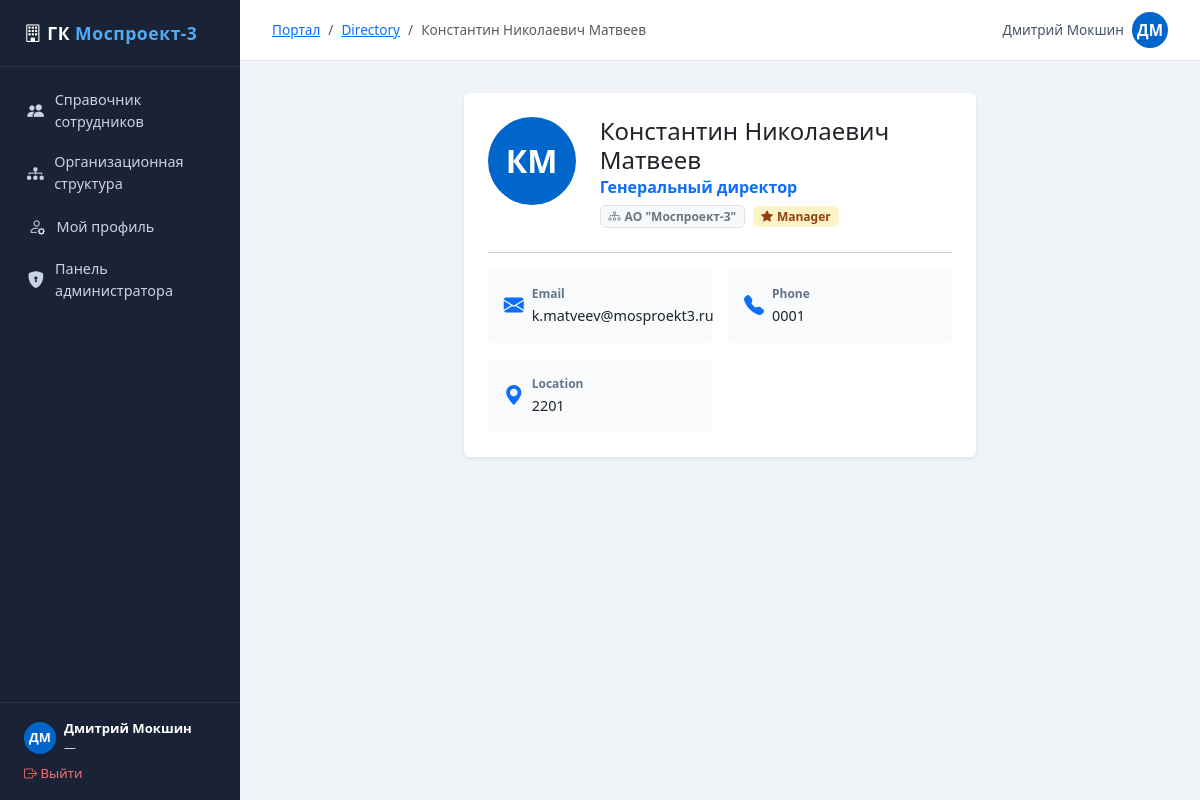
/employee/14/ (signed in), run on the app's committed database.
### employees/models.py (models this page shows, shortened)
class EmployeeProfile(models.Model):
    user = models.OneToOneField(User, on_delete=models.CASCADE, related_name='profile')
    department = models.ForeignKey(
        Department, null=True, blank=True,
        on_delete=models.SET_NULL,
        related_name='employees',
    )
    middle_name = models.CharField(max_length=100, blank=True)
    job_title = models.CharField(max_length=200, blank=True)
    phone = models.CharField(max_length=50, blank=True)
    mobile = models.CharField(max_length=50, blank=True)
    location = models.CharField(max_length=200, blank=True)
    bio = models.TextField(blank=True)
    avatar = models.ImageField(upload_to='avatars/', null=True, blank=True)
    is_manager = models.BooleanField(default=False)
    def display_name(self):
        parts = [self.user.first_name, self.middle_name, self.user.last_name]
        full = ' '.join(p for p in parts if p)
        return full or self.user.username

class Department(models.Model):
    name = models.CharField(max_length=200)
    parent = models.ForeignKey(
        'self', null=True, blank=True,
        on_delete=models.SET_NULL,
        related_name='children',
    )
    description = models.TextField(blank=True)
    order = models.PositiveIntegerField(default=0)
    class Meta:
        ordering = ['order', 'name']

### employees/views.py (the view)
# urls.py: path('employee/<int:pk>/', views.employee_detail, name='employee_detail'),
@login_required
def employee_detail(request, pk):
    employee = get_object_or_404(User, pk=pk)
    profile = _get_or_create_profile(employee)
    return render(request, 'employees/employee_detail.html', {
        'employee': employee,
        'profile': profile,
    })

### employees/views.py (called while the page is built)
def _get_or_create_profile(user):
    profile, _ = EmployeeProfile.objects.get_or_create(user=user)
    return profile

### employees/templates/employees/employee_detail.html (shortened to what this page needs)
{% extends "employees/base.html" %}
{% block breadcrumb_items %}
<li class="breadcrumb-item"><a href="{% url 'directory' %}">Directory</a></li>
<li class="breadcrumb-item active">{{ profile.display_name }}</li>
{% endblock %}
{% block content %}
<div class="row justify-content-center">
  <div class="col-lg-7">
    <div class="card border-0 shadow-sm">
      <div class="card-body p-4">
        <div class="d-flex align-items-start gap-4 mb-4">
          <div class="avatar-circle avatar-lg flex-shrink-0">
            {% if profile.avatar %}
              <img src="{{ profile.avatar.url }}" alt="">
            {% else %}
              {{ employee.first_name|first|upper }}{{ employee.last_name|first|upper }}
            {% endif %}
          </div>
          <div>
            <h4 class="mb-0">{{ profile.display_name }}</h4>
            <p class="text-primary fw-semibold mb-1">{{ profile.job_title|default:"—" }}</p>
            {% if profile.department %}
            <span class="badge bg-light text-secondary border">
              <i class="bi bi-diagram-3 me-1"></i>{{ profile.department.name }}
            </span>
            {% endif %}
            {% if profile.is_manager %}
            <span class="badge ms-1" style="background:#fef3c7;color:#92400e;">
              <i class="bi bi-star-fill me-1"></i>Manager
            </span>
            {% endif %}
          </div>
        </div>
        <hr>
        <div class="row g-3">
          {% if employee.email %}
          <div class="col-md-6">
            <div class="d-flex align-items-center gap-2 p-3 rounded" style="background:#f8fafc;">
              <i class="bi bi-envelope-fill text-primary fs-5"></i>
              <div>
                <div style="font-size:.75rem;color:#64748b;font-weight:600;">Email</div>
                <a href="mailto:{{ employee.email }}" class="text-dark text-decoration-none" style="font-size:.9rem;">{{ employee.email }}</a>
              </div>
            </div>
          </div>
          {% endif %}
          {% if profile.phone %}
          <div class="col-md-6">
            <div class="d-flex align-items-center gap-2 p-3 rounded" style="background:#f8fafc;">
              <i class="bi bi-telephone-fill text-primary fs-5"></i>
              <div>
                <div style="font-size:.75rem;color:#64748b;font-weight:600;">Phone</div>
                <a href="tel:{{ profile.phone }}" class="text-dark text-decoration-none" style="font-size:.9rem;">{{ profile.phone }}</a>
              </div>
            </div>
          </div>
          {% endif %}
          {% if profile.location %}
          <div class="col-md-6">
            <div class="d-flex align-items-center gap-2 p-3 rounded" style="background:#f8fafc;">
              <i class="bi bi-geo-alt-fill text-primary fs-5"></i>
              <div>
                <div style="font-size:.75rem;color:#64748b;font-weight:600;">Location</div>
                <span style="font-size:.9rem;">{{ profile.location }}</span>
              </div>
            </div>
          </div>
          {% endif %}
        </div>
      </div>
    </div>
  </div>
</div>
{% endblock %}

### employees/templates/employees/base.html (shortened to what this page needs)
<!DOCTYPE html>
<html lang="en" data-bs-theme="light">
<head>
  <link rel="stylesheet" href="https://cdn.jsdelivr.net/npm/bootstrap@5.3.3/dist/css/bootstrap.min.css">
  <link rel="stylesheet" href="https://cdn.jsdelivr.net/npm/bootstrap-icons@1.11.3/font/bootstrap-icons.min.css">
</head>
<body>
<div class="sidebar">
  <div class="sidebar-logo"><i class="bi bi-building"></i> ГК <span>Моспроект-3</span></div>
  <nav class="sidebar-nav">
    <a href="{% url 'directory' %}" class="{% if request.resolver_match.url_name == 'directory' %}active{% endif %}">
      <i class="bi bi-people-fill"></i> Справочник сотрудников
    </a>
    <a href="{% url 'org_tree' %}" class="{% if request.resolver_match.url_name == 'org_tree' %}active{% endif %}">
      <i class="bi bi-diagram-3-fill"></i> Организационная структура
    </a>
    {% if user.is_authenticated %}
    <a href="{% url 'profile_edit' %}" class="{% if request.resolver_match.url_name == 'profile_edit' %}active{% endif %}">
      <i class="bi bi-person-gear"></i> Мой профиль
    </a>
    {% endif %}
    {% if user.is_staff %}
    <a href="/admin/">
      <i class="bi bi-shield-lock-fill"></i> Панель администратора
    </a>
    {% endif %}
  </nav>
  <div class="sidebar-footer">
    {% if user.is_authenticated %}
    <div class="d-flex align-items-center gap-2 mb-2">
      <div class="avatar-circle" style="width:32px;height:32px;font-size:.8rem;">
        {% if user.profile.avatar %}
          <img src="{{ user.profile.avatar.url }}" alt="">
        {% else %}
          {{ user.first_name|first|upper }}{{ user.last_name|first|upper }}
        {% endif %}
      </div>
      <div style="min-width:0">
        <div style="font-size:.82rem;color:#fff;font-weight:600;white-space:nowrap;overflow:hidden;text-overflow:ellipsis">
          {{ user.get_full_name|default:user.username }}
        </div>
        <div style="font-size:.74rem;">{{ user.profile.job_title|default:"—" }}</div>
      </div>
    </div>
    <a href="{% url 'logout' %}" style="color:#f87171;font-size:.82rem;text-decoration:none;">
      <i class="bi bi-box-arrow-right"></i> Выйти
    </a>
    {% endif %}
  </div>
</div>
<div class="main-content">
  <div class="topbar">
    <div>
      {% block breadcrumb %}
      <nav aria-label="breadcrumb">
        <ol class="breadcrumb mb-0" style="font-size:.85rem;">
          <li class="breadcrumb-item"><a href="{% url 'directory' %}">Портал</a></li>
          {% block breadcrumb_items %}{% endblock %}
        </ol>
      </nav>
      {% endblock %}
    </div>
    <div>
      {% if user.is_authenticated %}
      <a href="{% url 'profile_edit' %}" class="text-decoration-none d-flex align-items-center gap-2">
        <span style="font-size:.85rem;color:#475569;">{{ user.get_full_name|default:user.username }}</span>
        <div class="avatar-circle" style="width:36px;height:36px;">
          {% if user.profile.avatar %}
            <img src="{{ user.profile.avatar.url }}" alt="">
          {% else %}
            {{ user.first_name|first|upper }}{{ user.last_name|first|upper }}
          {% endif %}
        </div>
      </a>
      {% endif %}
    </div>
  </div>
  <div class="page-body">
    {% block content %}{% endblock %}
  </div>
</div>
</body>
</html>

### employees/templates/employees/base.html (style rules this page uses)
:root { --portal-blue: #0066cc; --portal-sidebar: #1a2236; --portal-sidebar-text: #c8d3e8; }
body { background: #f0f4f8; min-height: 100vh; }
.sidebar { width: 240px; min-height: 100vh; background: var(--portal-sidebar); position: fixed; top: 0; left: 0; z-index: 100; display: flex; flex-direction: column; }
.sidebar-logo { padding: 1.25rem 1.5rem; border-bottom: 1px solid rgba(255,255,255,.08); font-size: 1.1rem; font-weight: 700; color: #fff; letter-spacing: .03em; }
.sidebar-logo span { color: #4dabf7; }
.sidebar-nav { padding: .75rem 0; flex: 1; }
.sidebar-nav a { display: flex; align-items: center; gap: .65rem; padding: .6rem 1.5rem; color: var(--portal-sidebar-text); text-decoration: none; font-size: .9rem; border-left: 3px solid transparent; transition: background .15s, color .15s; }
.sidebar-nav a i { font-size: 1.05rem; width: 1.2rem; text-align: center; }
.sidebar-footer { padding: 1rem 1.5rem; border-top: 1px solid rgba(255,255,255,.08); font-size: .82rem; color: var(--portal-sidebar-text); }
.main-content { margin-left: 240px; padding: 0; }
.topbar { background: #fff; border-bottom: 1px solid #e2e8f0; padding: .75rem 2rem; display: flex; align-items: center; justify-content: space-between; position: sticky; top: 0; z-index: 90; }
.page-body { padding: 2rem; }
.avatar-circle { width: 42px; height: 42px; border-radius: 50%; background: var(--portal-blue); color: #fff; display: flex; align-items: center; justify-content: center; font-weight: 600; font-size: .95rem; overflow: hidden; flex-shrink: 0; }
.avatar-lg { width: 88px; height: 88px; font-size: 2rem; }
.breadcrumb-item + .breadcrumb-item::before { content: "/"; }

### data on the page
EmployeeProfile: display_name "Константин Николаевич Матвеев", job_title "Генеральный директор", department.name "АО \"Моспроект-3\"", phone "0001", location "2201"

### other printed values
{{ user.first_name|first|upper }} "Д"
{{ user.last_name|first|upper }} "М"
{{ user.get_full_name|default:user.username }} "Дмитрий Мокшин"
{{ user.profile.job_title|default:"—" }} "—"
{{ employee.first_name|first|upper }} "К"
{{ employee.last_name|first|upper }} "М"
{{ employee.email }} "k.matveev@mosproekt3.ru"
